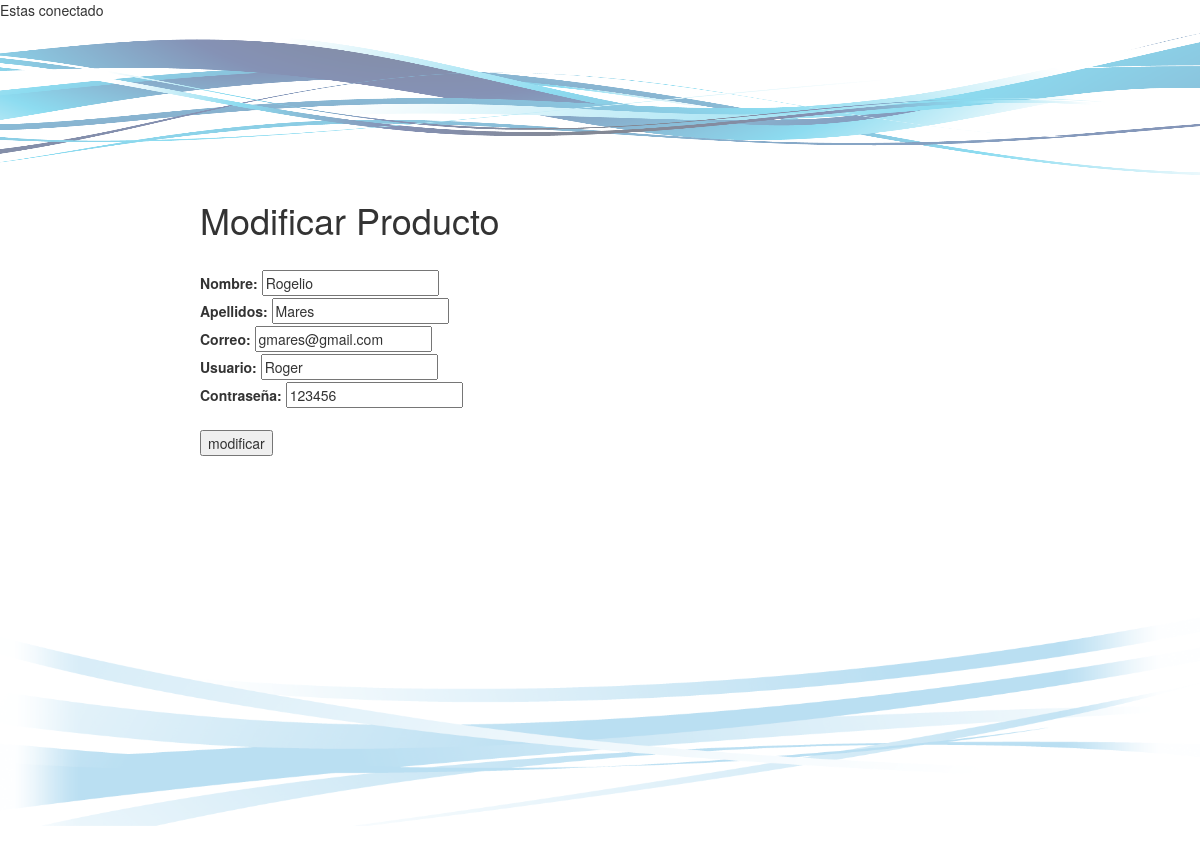
Page /modif_prof.php?id_prof=1 on the committed database.
### tables this page shows
CREATE TABLE `profesor` (
  `id_prof` int(30) NOT NULL,
  `Nomb` varchar(50) NOT NULL,
  `Ape` varchar(50) NOT NULL,
  `correo` varchar(50) NOT NULL,
  `Usuario` varchar(30) NOT NULL,
  `Pass` varchar(30) NOT NULL,
  `Estatus` int(1) NOT NULL
);

### modif_prof.php (the view, shortened to what this page needs)
<?php
  $consulta=ModificarProfesor($_GET['id_prof']);
  function ModificarProfesor($id_prof)
  {
    include 'conexion.php';
    $res = $mysqli->query("SELECT * FROM profesor WHERE id_prof='$id_prof'");
    $filas=mysqli_fetch_assoc($res);
    return [
      $filas['id_prof'],
      $filas['Nomb'],
      $filas['Ape'],
      $filas['correo'],
      $filas['Usuario'],
      $filas['Pass']
    ];
  }
?>
<!DOCTYPE html>
<html>
<head>
<link href="css/bootstrap.css" rel="stylesheet" type="text/css">
</head>
<body>
<div class="todo">
  <div id="cabecera">
  	<img src="images/swirl.png" width="1188" id="img1">
  </div>
  <div id="contenido">
  	<div style="margin: auto; width: 800px; border-collapse: separate; border-spacing: 10px 5px;">
  		<span> <h1>Modificar Producto</h1> </span>
  		<br>
	  <form action="modif_prof1.php" method="POST" style="border-collapse: separate; border-spacing: 10px 5px;">
  		<label>Nombre:</label>
  		<input type="text" id="nombre" name="nombre" value="<?php echo "$consulta[1]" ?>"><br>
  		<label>Apellidos: </label>
  		<input type="text" id="apellidos" name="apellidos" value="<?php echo "$consulta[2]" ?>"><br>
      <label>Correo: </label>
      <input type="text" id="correo" name="correo" value="<?php echo "$consulta[3]" ?>"><br>
  		<label>Usuario: </label>
      <input type="text" id="usuario" name="usuario" value="<?php echo "$consulta[4]" ?>"><br>
      <label>Contraseña: </label>
      <input type="text" id="contraa" name="contraa" value="<?php echo "$consulta[5]" ?>"><br>
  		<br>
      <input type="submit" value="modificar" name="modificar">
     </form>
  	</div>
  </div>
	<div id="footer">
  		<img src="images/swirl2.png" id="img2">
  	</div>
</div>
</body>
</html>

### css/mycss.css (style rules this page uses)
#cabecera { opacity: 1; text-align: center; }
#contenido { min-height: 401px; }
#img1 { height: 20%; width: 100%; }
#img2 { height: 30%; width: 100%; }

### rows in the picture
profesor: nombre "Rogelio", apellidos "Mares", correo "gmares@gmail.com", usuario "Roger", contraa "123456"
